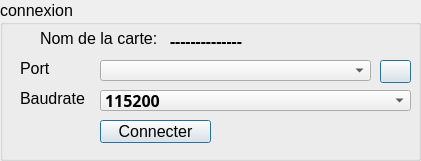
   <widget class="QGroupBox" name="groupBoxConnexion">
    <property name="geometry">
     <rect>
      <x>390</x>
      <y>0</y>
      <width>421</width>
      <height>161</height>
     </rect>
    </property>
    <property name="font">
     <font>
      <family>Segoe UI</family>
      <pointsize>12</pointsize>
      <weight>50</weight>
      <bold>false</bold>
     </font>
    </property>
    <property name="autoFillBackground">
     <bool>false</bool>
    </property>
    <property name="title">
     <string>connexion</string>
    </property>
    <widget class="QLabel" name="labelInformationDuMateriel">
     <property name="geometry">
      <rect>
       <x>170</x>
       <y>30</y>
       <width>231</width>
       <height>21</height>
      </rect>
     </property>
     <property name="font">
      <font>
       <family>Raavi</family>
       <weight>75</weight>
       <bold>true</bold>
      </font>
     </property>
     <property name="text">
      <string>--------------</string>
     </property>
    </widget>
    <widget class="QLabel" name="labelPort">
     <property name="geometry">
      <rect>
       <x>20</x>
       <y>60</y>
       <width>91</width>
       <height>16</height>
      </rect>
     </property>
     <property name="text">
      <string>Port</string>
     </property>
    </widget>
    <widget class="QLabel" name="labelBaudrate">
     <property name="geometry">
      <rect>
       <x>20</x>
       <y>90</y>
       <width>81</width>
       <height>16</height>
      </rect>
     </property>
     <property name="text">
      <string>Baudrate</string>
     </property>
    </widget>
    <widget class="QComboBox" name="comboBoxPort">
     <property name="geometry">
      <rect>
       <x>100</x>
       <y>60</y>
       <width>271</width>
       <height>21</height>
      </rect>
     </property>
     <property name="font">
      <font>
       <family>Raavi</family>
       <weight>75</weight>
       <bold>true</bold>
      </font>
     </property>
     <property name="editable">
      <bool>false</bool>
     </property>
    </widget>
    <widget class="QComboBox" name="comboBoxBaudrate">
     <property name="geometry">
      <rect>
       <x>100</x>
       <y>90</y>
       <width>311</width>
       <height>21</height>
      </rect>
     </property>
     <property name="font">
      <font>
       <family>Raavi</family>
       <weight>75</weight>
       <bold>true</bold>
      </font>
     </property>
     <property name="editable">
      <bool>false</bool>
     </property>
     <item>
      <property name="text">
       <string>115200</string>
      </property>
     </item>
     <item>
      <property name="text">
       <string>9600</string>
      </property>
     </item>
     <item>
      <property name="text">
       <string>300</string>
      </property>
     </item>
     <item>
      <property name="text">
       <string>1200</string>
      </property>
     </item>
     <item>
      <property name="text">
       <string>2400</string>
      </property>
     </item>
     <item>
      <property name="text">
       <string>4800</string>
      </property>
     </item>
     <item>
      <property name="text">
       <string>19200</string>
      </property>
     </item>
     <item>
      <property name="text">
       <string>38400</string>
      </property>
     </item>
     <item>
      <property name="text">
       <string>57600</string>
      </property>
     </item>
     <item>
      <property name="text">
       <string>74880</string>
      </property>
     </item>
     <item>
      <property name="text">
       <string>230400</string>
      </property>
     </item>
     <item>
      <property name="text">
       <string>250000</string>
      </property>
     </item>
     <item>
      <property name="text">
       <string>500000</string>
      </property>
     </item>
     <item>
      <property name="text">
       <string>1000000</string>
      </property>
     </item>
     <item>
      <property name="text">
       <string>2000000</string>
      </property>
     </item>
    </widget>
    <widget class="QPushButton" name="pushButtonConnecter">
     <property name="geometry">
      <rect>
       <x>100</x>
       <y>120</y>
       <width>111</width>
       <height>23</height>
      </rect>
     </property>
     <property name="text">
      <string>Connecter</string>
     </property>
     <property name="default">
      <bool>true</bool>
     </property>
    </widget>
    <widget class="QLabel" name="label_3">
     <property name="geometry">
      <rect>
       <x>40</x>
       <y>30</y>
       <width>121</width>
       <height>16</height>
      </rect>
     </property>
     <property name="text">
      <string>Nom de la carte:</string>
     </property>
    </widget>
    <widget class="QPushButton" name="pushButtonSearchPort">
     <property name="geometry">
      <rect>
       <x>380</x>
       <y>60</y>
       <width>31</width>
       <height>23</height>
      </rect>
     </property>
     <property name="text">
      <string/>
     </property>
     <property name="icon">
      <iconset>
       <normalon>recherche.png</normalon>
      </iconset>
     </property>
     <property name="default">
      <bool>true</bool>
     </property>
    </widget>
   </widget>
